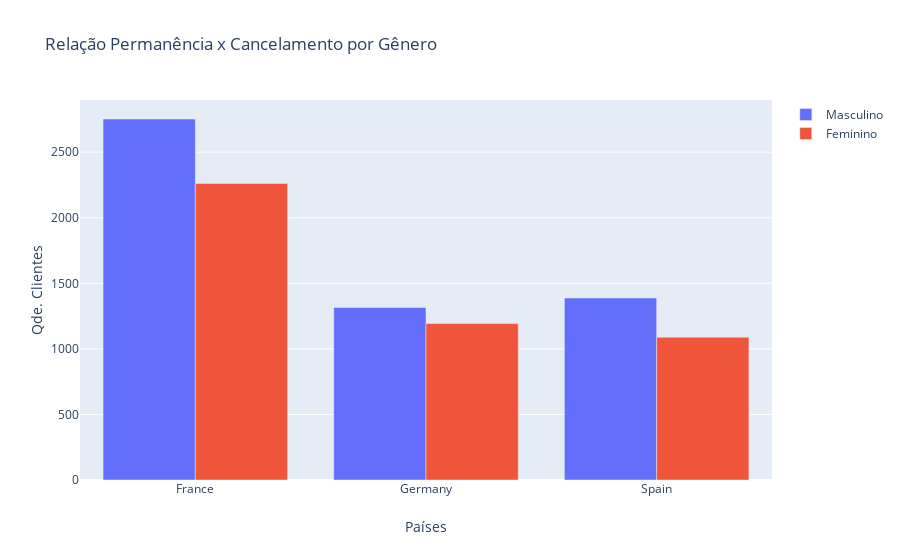

Notebook source saved alongside this figure:
### Code cell
data = [go.Bar(x=x, y=y1, name='Masculino'), go.Bar(x=x, y=y2, name='Feminino')]

configuracoes_layout = go.Layout(title='Relação Permanência x Cancelamento por Gênero', 
                                 xaxis={'title': 'Países'}, 
                                 yaxis={'title': 'Qde. Clientes'})
fig = go.Figure(data=data, layout=configuracoes_layout)
py.iplot(fig, filename='Permanencia X Cancelamento por Gênero')

### Figure 1 — Plotly figure (JSON) as saved in the notebook; plotly's stock layout.template omitted (floating-point values rounded to 4 significant figures)
{"data": [{"name": "Masculino", "type": "bar", "x": ["France", "Germany", "Spain"], "y": [2753, 1316, 1388]}, {"name": "Feminino", "type": "bar", "x": ["France", "Germany", "Spain"], "y": [2261, 1193, 1089]}], "layout": {"title": {"text": "Relação Permanência x Cancelamento por Gênero"}, "xaxis": {"title": {"text": "Países"}}, "yaxis": {"title": {"text": "Qde. Clientes"}}}}
